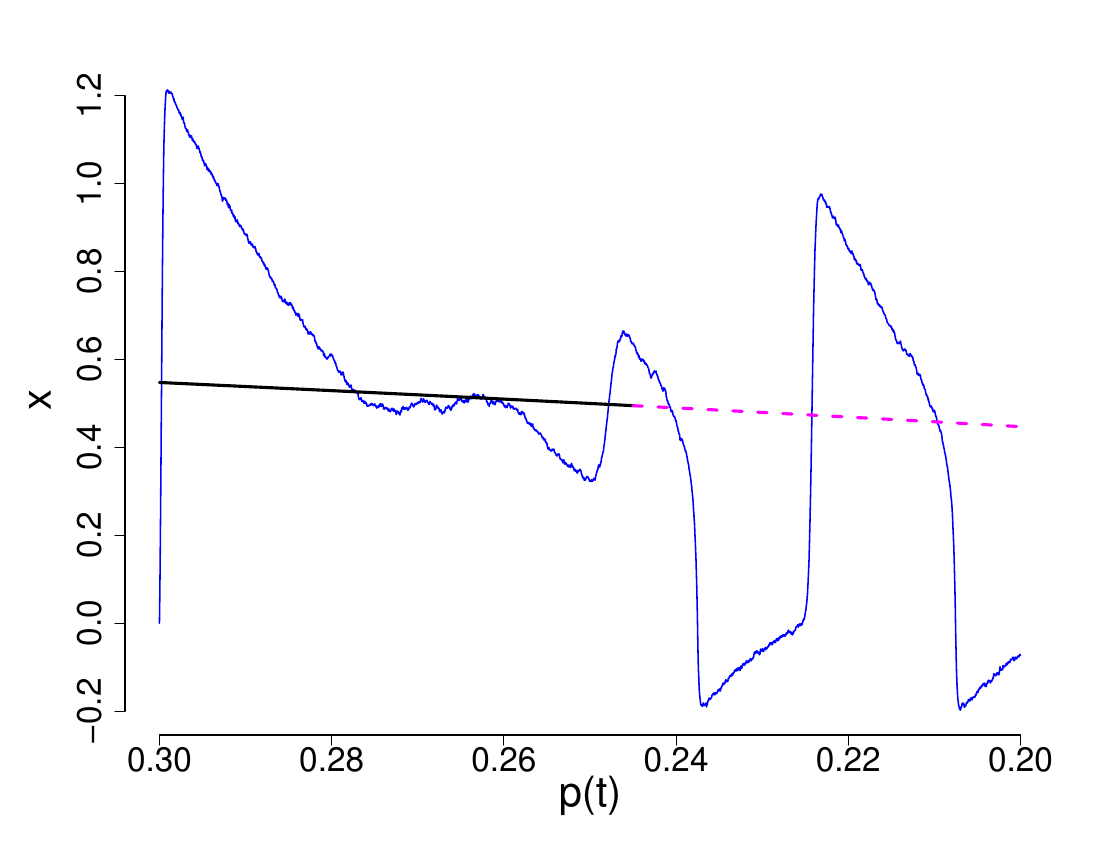

Generate this figure with R:
dt<-0.001
T<-5
q<-100
th<-0.2
n<-T/dt
t<-(1:n)*dt
a<-seq(0.3,0.2,length=n)
ah<-((1-1/q)/2)^2

set.seed(30) # 5 13 14 17 _29_ 
x<-rep(0,n) # -0.3
y<-rep(0,n) # -0.15
dw1<-rnorm(n,0,0.05*sqrt(dt)) #0.05
dw2<-rnorm(n,0,0.0*sqrt(dt))
for(i in 1:(n-1)){
    x[i+1]<-x[i]+q*(abs(x[i])*(1-x[i])+y[i]+a[i])*dt+dw1[i]
    y[i+1]<-y[i]+(-x[i]-y[i])*dt+dw2[i]
}

plot(x,type="l")



x1<-sqrt(a)

dat<- data.frame(a, x, y)
write.table(dat, file = "a.dat", col.names=F, row.names=F) # -50 used   

x0<-sqrt(a[a>ah])
y0<--x0
dat<-data.frame(a[a>ah],x0,y0)
write.table(dat, file = "b.dat", col.names=F, row.names=F) # -50 used   

x1<-sqrt(a[a<ah])
y1<--x1
dat<-data.frame(a[a<ah],x1,y1)
write.table(dat, file = "c.dat", col.names=F, row.names=F) # -50 used   

dat<-numeric(0)
for(i in 1:100){
aa<-0.3-0.001*i
xs<-0.01*((-200):200)
ys<--abs(xs)*(1-xs)-aa
yf<--xs
dat<-rbind(dat,data.frame(xs, ys, yf, aa))
}
write.table(dat, file = "d.dat", col.names=F, row.names=F) # -50 used

postscript(file="schematic_hopf.eps", horizontal=TRUE, encoding="WinAnsi.enc")
par(mar=c(0,0,0,0))
par(oma=c(0,0,1,0))
par(mai = c(0.9, 1, 0.2, 0.2))
plot(a,x,xlim=c(0.3,0.2),type="l",col=4,ylab="",xlab="",bty = "n",axes=F,lwd=1.5)
lines(a[a>ah],x0,col=1,lwd=3)
lines(a[a<ah],x1,col=6,lty=2,lwd=3)
axis(side=2, cex.axis=2)
axis(side=1, cex.axis=2)
mtext("x", side = 2, line = 3.5, cex=2.5)
mtext(expression(paste(mu,"(t)")), side = 1, line = 2.8, cex=2.5)
#mtext("(d)",side=3,adj=0.02,cex=2.5,line=-0.5,font=2,xpd=TRUE)
dev.off()
